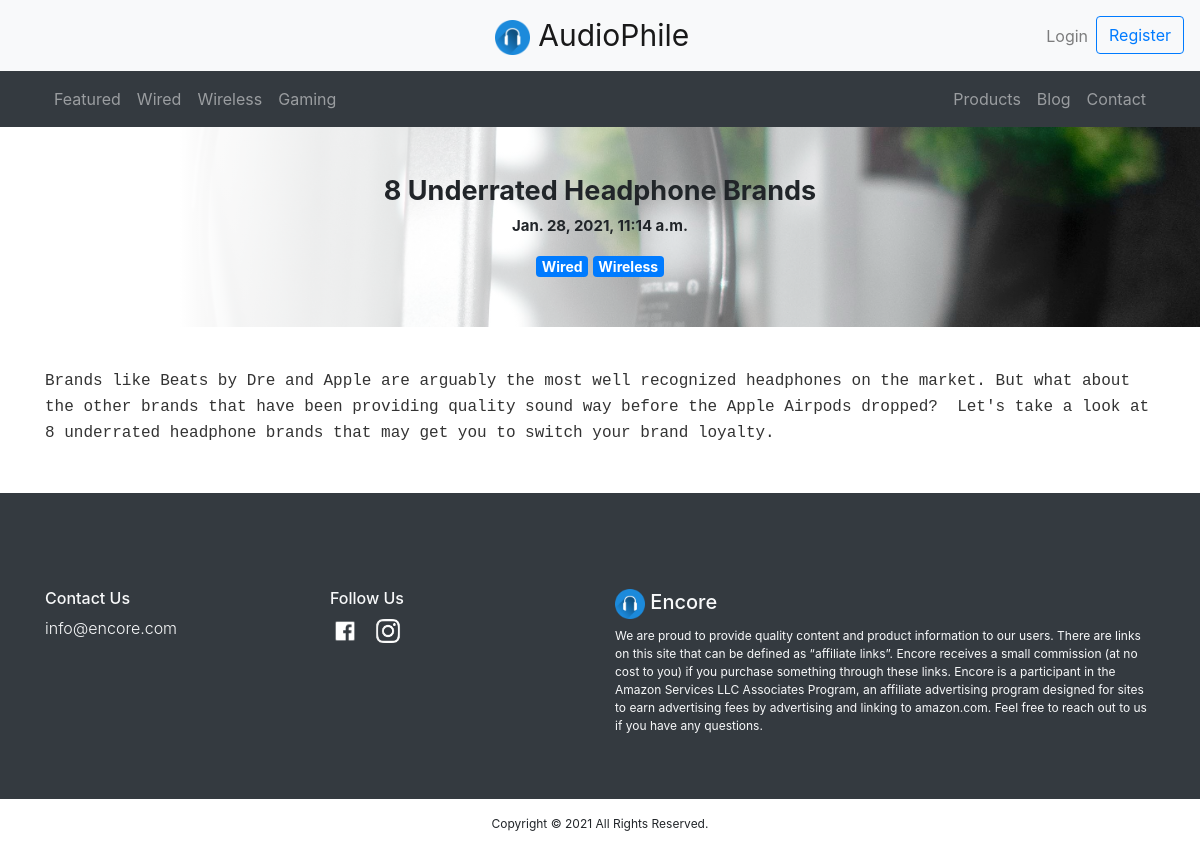
Page /8-underrated-headphone-brands on the committed database.
### main/models.py (models this page shows, shortened)
class Tag(models.Model):
	tag_name = models.CharField(max_length=15)
	tag_slug = models.SlugField()
	def __str__(self):
		return self.tag_name

class Article(models.Model):
	article_title = models.CharField (max_length=200)
	article_published = models.DateTimeField('date published')
	article_image = models.ImageField(upload_to='images/')
	article_tags = models.ManyToManyField(Tag)   #add this
	article_content = HTMLField()
	article_slug = models.SlugField()

### main/views.py (the view)
# urls.py: path("<article_page>", views.article, name = "article"),
def article(request, article_page):
    article = Article.objects.get(article_slug=article_page)
    return render(request=request, template_name='main/article.html', context={"article": article})

### main/context_processors.py (called while the page is built)
def menu(request):
    nav_tags = Tag.objects.all()[:4]
    return { 'nav_tags' : nav_tags,
    }

### main/templates/main/article.html (shortened to what this page needs)
{% extends "main/header.html" %}
{% block content %}
<div class="article-banner text-center">
    <br><br>
    <div class="container">
        <h1 class=" article-heading font-weight-bold">{{ article.article_title }}</h1>
        <p class="font-weight-bold" style="font-size:15px">{{ article.article_published }}</p>
        {% for tag in article.article_tags.all %}
        <span class="badge badge-primary" style="font-size:14px; color:white">{{ tag }}</span>
        {% endfor %}
    </div>
</div>
<div class="container">
    <br>
    <p>{{ article.article_content|safe }}</p>
</div>
{% endblock %}

### main/templates/main/includes/navbar.html (shortened to what this page needs)
{% load static %}
  <nav class="navbar navbar-expand-md navbar-light bg-light">
    <div class="mx-auto order-0">
      <a class="navbar-brand" href="/" style="font-size:30px">
        <img src="{% static "img/logo.png" %}" width="35" height="35" alt="logo"> AudioPhile
      </a>
    </div>
    <div class="navbar-collapse collapse w-100 order-3 dual-collapse2">
      <ul class="navbar-nav ml-auto">
        {% if user.is_authenticated %}
          <li class="nav-item">
            <a class="nav-link" href="/logout">Logout</a>
          </li>
          <li class="nav-item">
            <a class="btn btn-outline-primary" href="/user">{{user.username|title}}</a>
          </li>
        {% else %}
          <li class="nav-item">
            <a class="nav-link" href="/login">Login</a>
          </li>
          <li class="nav-item">
             <a class="btn btn-outline-primary" href="/register">Register</a>
          </li>
        {% endif %}
      </ul>
    </div>
  </nav>
  <div class="container-fluid sticky-top bg-dark">
    <nav class="container navbar navbar-expand-md navbar-dark">
      <div class="navbar-collapse collapse w-100 order-1 order-md-0 dual-collapse2">
        <ul class="navbar-nav mr-auto">
          {% for tag in nav_tags %}
            <li class="nav-item">
              <a class="nav-link" href="/blog/{{ tag.tag_slug }}">{{ tag.tag_name}}</a>
            </li>
          {% endfor %}
        </ul>
      </div>
      <div class="navbar-collapse collapse w-100 order-3 dual-collapse2">
        <ul class="navbar-nav ml-auto">
          <li class="nav-item">
            <a class="nav-link" href="/products">Products</a>
          </li>
          <li class="nav-item">
            <a class="nav-link" href="/blog/articles">Blog</a>
          </li>
          <li class="nav-item">
            <a class="nav-link" href="#contact">Contact</a>
          </li>
        </ul>
      </div>
    </nav>
  </div>

### rows in the picture
Tag: tag_name "Featured"
Tag: tag_name "Wired"
Tag: tag_name "Wireless"
Tag: tag_name "Gaming"
Article: article_title "8 Underrated Headphone Brands", article_published "Jan. 28, 2021, 11:14 a.m.", article_content "Brands like Beats by Dre and Apple are arguably the most well recognized headphones on the market. But what about the other brands that have been providing quality sound way before the Apple Airpods dropped? Let's take a look at 8 underrated headphone brands that may get you to switch your brand loyalty."
